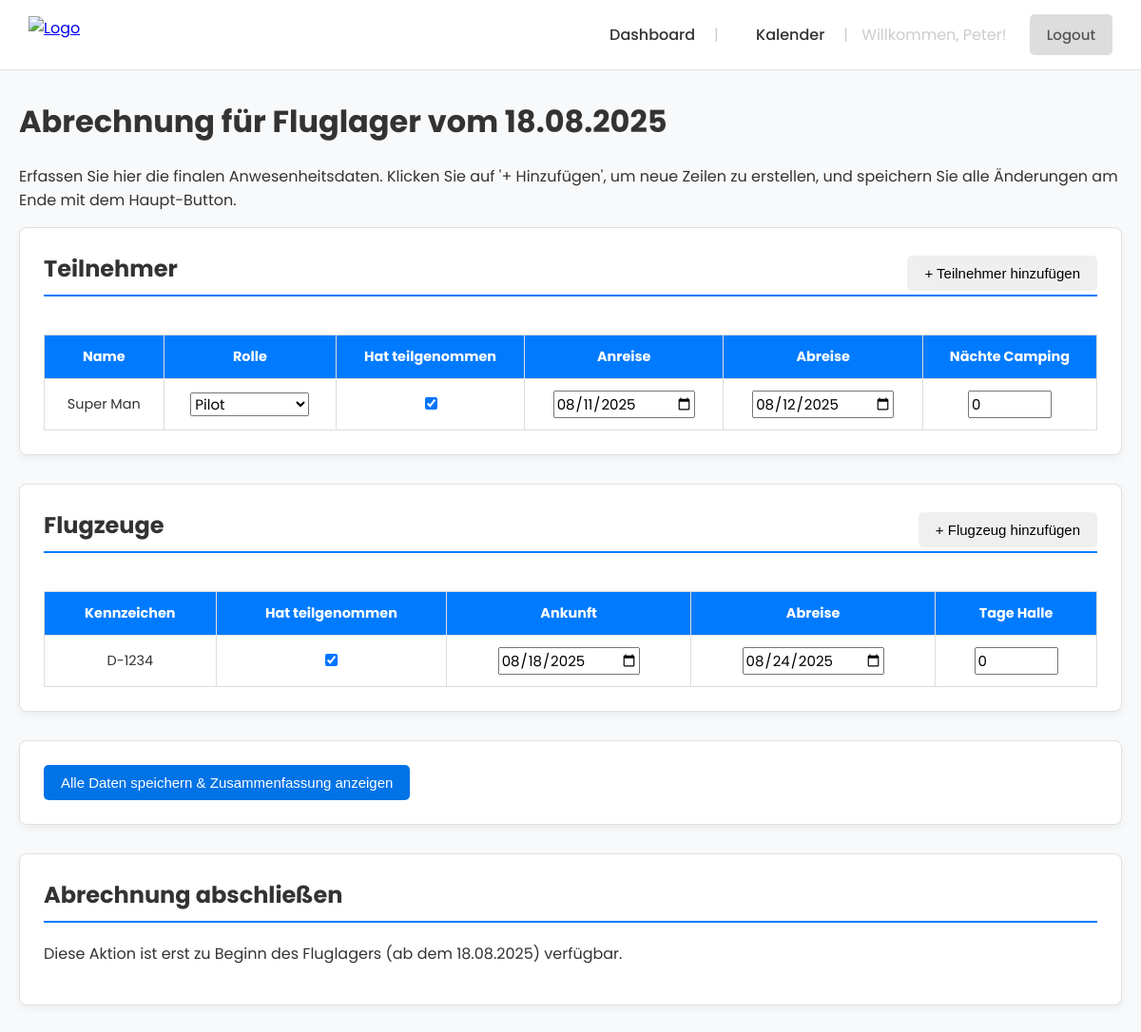
Page /abrechnung.php?id=9 (signed in) on the committed database.
### tables this page shows
CREATE TABLE `fluglager` (
  `id` int(11) NOT NULL AUTO_INCREMENT,
  `user_id` int(11) NOT NULL,
  `startdatum` date NOT NULL,
  `enddatum` date NOT NULL,
  `exklusiv` tinyint(1) DEFAULT 0,
  `status` enum('in_planung','eingereicht','bestaetigt','abgelehnt','abrechnung_gesendet','fertig_abgerechnet') DEFAULT 'in_planung',
  `kommentar_admin` text DEFAULT NULL,
  `erstellt_am` timestamp NULL DEFAULT current_timestamp(),
  `geaendert_am` timestamp NULL DEFAULT current_timestamp() ON UPDATE current_timestamp(),
  `ansprechpartner_vorname` varchar(255) DEFAULT NULL,
  `ansprechpartner_nachname` varchar(255) DEFAULT NULL,
  `ansprechpartner_email` varchar(255) DEFAULT NULL,
  `ansprechpartner_telefon` varchar(255) DEFAULT NULL,
  `hinweise_an_admin` text DEFAULT NULL,
  `anzahlung_bezahlt` tinyint(1) NOT NULL DEFAULT 0,
  `abrechnung_gesendet` tinyint(1) NOT NULL DEFAULT 0,
  `anzahlung_bezahlt_am` datetime DEFAULT NULL,
  PRIMARY KEY (`id`),
  KEY `user_id` (`user_id`),
  CONSTRAINT `fluglager_ibfk_1` FOREIGN KEY (`user_id`) REFERENCES `users` (`id`) ON DELETE CASCADE
);

CREATE TABLE `teilnehmer` (
  `id` int(11) NOT NULL AUTO_INCREMENT,
  `fluglager_id` int(11) NOT NULL,
  `vorname` varchar(255) NOT NULL,
  `nachname` varchar(255) NOT NULL,
  `geburtsdatum` date DEFAULT NULL,
  `telefon` varchar(50) DEFAULT NULL,
  `email` varchar(255) DEFAULT NULL,
  `camping` tinyint(1) NOT NULL DEFAULT 0,
  `rolle` enum('Pilot','Flugschüler','Begleitperson') DEFAULT NULL,
  `vereinsflieger_nr` varchar(100) DEFAULT NULL,
  `aufenthalt_von` date DEFAULT NULL,
  `aufenthalt_bis` date DEFAULT NULL,
  `hat_teilgenommen` tinyint(1) NOT NULL DEFAULT 1,
  `abrechnung_naechte_camping` int(11) DEFAULT 0,
  PRIMARY KEY (`id`),
  KEY `fluglager_id` (`fluglager_id`),
  CONSTRAINT `teilnehmer_ibfk_1` FOREIGN KEY (`fluglager_id`) REFERENCES `fluglager` (`id`) ON DELETE CASCADE
);

CREATE TABLE `flugzeuge` (
  `id` int(11) NOT NULL AUTO_INCREMENT,
  `fluglager_id` int(11) NOT NULL,
  `typ` varchar(255) NOT NULL,
  `kennzeichen` varchar(100) NOT NULL,
  `muster` varchar(255) DEFAULT NULL,
  `flarm_id` varchar(100) DEFAULT NULL,
  `spot` varchar(100) DEFAULT NULL,
  `pilot_id` int(11) DEFAULT NULL,
  `abrechnung_anreise` date DEFAULT NULL,
  `abrechnung_abreise` date DEFAULT NULL,
  `abrechnung_tage_halle` int(11) NOT NULL DEFAULT 0,
  `abrechnung_tage_werkstatt` int(11) NOT NULL DEFAULT 0,
  `hat_teilgenommen` tinyint(1) NOT NULL DEFAULT 1,
  PRIMARY KEY (`id`),
  KEY `fluglager_id` (`fluglager_id`),
  KEY `fk_flugzeug_pilot` (`pilot_id`),
  CONSTRAINT `fk_flugzeug_pilot` FOREIGN KEY (`pilot_id`) REFERENCES `teilnehmer` (`id`) ON DELETE SET NULL,
  CONSTRAINT `flugzeuge_ibfk_1` FOREIGN KEY (`fluglager_id`) REFERENCES `fluglager` (`id`) ON DELETE CASCADE
);

### abrechnung.php (the view, shortened to what this page needs)
<?php
$user_id = $_SESSION['user_id'];
$user_vorname = $_SESSION['user_vorname'] ?? 'User';
$lager_id = $_GET['id'];
$db = new Database();
$conn = $db->getConnection();
$stmt = $conn->prepare("SELECT * FROM fluglager WHERE id = ? AND user_id = ?");
$stmt->bind_param('ii', $lager_id, $user_id);
$stmt->execute();
$result = $stmt->get_result();
$lager = $result->fetch_assoc();
$teilnehmer = $conn->query("SELECT * FROM teilnehmer WHERE fluglager_id = $lager_id ORDER BY id ASC")->fetch_all(MYSQLI_ASSOC);
$flugzeuge = $conn->query("SELECT * FROM flugzeuge WHERE fluglager_id = $lager_id ORDER BY id ASC")->fetch_all(MYSQLI_ASSOC);
$startDate = new DateTime($lager['startdatum']);
$startDate->setTime(0,0,0);
$now = new DateTime("now", new DateTimeZone('Europe/Berlin'));
$now->setTime(0,0,0);
$isCampActive = ($now >= $startDate);
?>
<!DOCTYPE html>
<html lang="de">
<head>
    <link rel="stylesheet" href="styles.css?v=2.2">
    <link rel="stylesheet" href="https://cdnjs.cloudflare.com/ajax/libs/font-awesome/6.5.2/css/all.min.css">
</head>
<body class="app-body">
    <header class="app-header">
        <div class="logo"><a href="dashboard.php"><img src="pics/logo.png" alt="Logo"></a></div>
        <nav class="app-header-nav">
            <a href="dashboard.php">Dashboard</a><span>|</span>
            <a href="calendar.php">Kalender</a><span>|</span>
            <span>Willkommen, <?php echo htmlspecialchars($user_vorname); ?>!</span>
            <a href="logout.php" class="btn btn-grey">Logout</a>
        </nav>
    </header>
    <div class="app-container">
        <h1>Abrechnung für Fluglager vom <?php echo date('d.m.Y', strtotime($lager['startdatum'])); ?></h1>
        <p>Erfassen Sie hier die finalen Anwesenheitsdaten. Klicken Sie auf '+ Hinzufügen', um neue Zeilen zu erstellen, und speichern Sie alle Änderungen am Ende mit dem Haupt-Button.</p>
        <form action="handle_final_billing.php" method="post">
            <div class="section">
                <div class="section-header">
                    <h3>Teilnehmer</h3>
                    <button type="button" onclick="addNewRow('participant-table-body', 'participant-template-row')" class="btn">+ Teilnehmer hinzufügen</button>
                </div>
                <div style="overflow-x: auto;">
                    <table class="styled-table">
                        <thead>
                            <tr><th>Name</th><th>Rolle</th><th style="text-align: center;">Hat teilgenommen</th><th>Anreise</th><th>Abreise</th><th>Nächte Camping</th></tr>
                        </thead>
                        <tbody id="participant-table-body">
                            <?php
                            $rollen = ['Pilot', 'Flugschüler', 'Begleitperson'];
                            foreach ($teilnehmer as $person):
                            ?>
                            <tr>
                                <td><?php echo htmlspecialchars($person['vorname'] . ' ' . $person['nachname']); ?></td>
                                <td>
                                    <select name="teilnehmer[<?php echo $person['id']; ?>][rolle]">
                                        <?php foreach($rollen as $rolle): ?>
                                            <option value="<?php echo $rolle; ?>" <?php if($person['rolle'] == $rolle) echo 'selected'; ?>><?php echo $rolle; ?></option>
                                        <?php endforeach; ?>
                                    </select>
                                </td>
                                <td style="text-align: center;"><input type="checkbox" name="teilnehmer[<?php echo $person['id']; ?>][hat_teilgenommen]" value="1" <?php if ($person['hat_teilgenommen']) echo 'checked'; ?>></td>
                                <td><input type="date" name="teilnehmer[<?php echo $person['id']; ?>][anreise]" value="<?php echo htmlspecialchars($person['aufenthalt_von'] ?? $lager['startdatum']); ?>"></td>
                                <td><input type="date" name="teilnehmer[<?php echo $person['id']; ?>][abreise]" value="<?php echo htmlspecialchars($person['aufenthalt_bis'] ?? $lager['enddatum']); ?>"></td>
                                <td><input type="number" name="teilnehmer[<?php echo $person['id']; ?>][naechte_camping]" value="<?php echo htmlspecialchars($person['abrechnung_naechte_camping']); ?>" min="0" style="width: 80px;"></td>
                            </tr>
                            <?php endforeach; ?>
                        </tbody>
                    </table>
                </div>
            </div>
            <div class="section">
                <div class="section-header">
                    <h3>Flugzeuge</h3>
                    <button type="button" onclick="addNewRow('aircraft-table-body', 'aircraft-template-row')" class="btn">+ Flugzeug hinzufügen</button>
                </div>
                <div style="overflow-x: auto;">
                    <table class="styled-table">
                        <thead><tr><th>Kennzeichen</th><th style="text-align: center;">Hat teilgenommen</th><th>Ankunft</th><th>Abreise</th><th>Tage Halle</th></tr></thead>
                        <tbody id="aircraft-table-body">
                            <?php foreach ($flugzeuge as $flugzeug): ?>
                            <tr>
                                <td><?php echo htmlspecialchars($flugzeug['kennzeichen']); ?></td>
                                <td style="text-align: center;"><input type="checkbox" name="flugzeuge[<?php echo $flugzeug['id']; ?>][hat_teilgenommen]" value="1" <?php if ($flugzeug['hat_teilgenommen']) echo 'checked'; ?>></td>
                                <td><input type="date" name="flugzeuge[<?php echo $flugzeug['id']; ?>][anreise]" value="<?php echo htmlspecialchars($flugzeug['abrechnung_anreise'] ?? $lager['startdatum']); ?>"></td>
                                <td><input type="date" name="flugzeuge[<?php echo $flugzeug['id']; ?>][abreise]" value="<?php echo htmlspecialchars($flugzeug['abrechnung_abreise'] ?? $lager['enddatum']); ?>"></td>
                                <td><input type="number" name="flugzeuge[<?php echo $flugzeug['id']; ?>][tage_halle]" value="<?php echo htmlspecialchars($flugzeug['abrechnung_tage_halle']); ?>" min="0" style="width: 80px;"></td>
                            </tr>
                            <?php endforeach; ?>
                        </tbody>
                    </table>
                </div>
            </div>
            <div class="section">
                <button type="submit" name="action" value="save_and_summarize" class="btn btn-primary">Alle Daten speichern & Zusammenfassung anzeigen</button>
            </div>
        </form>
        <div class="section">
            <h3>Abrechnung abschließen</h3>
            <?php if ($lager['abrechnung_gesendet']): ?>
                 <p class="message-info"><i class="fa-solid fa-check-circle"></i> Die Abrechnung wurde bereits an die Verwaltung gesendet.</p>
            <?php else: ?>
                <p>Diese Aktion ist erst zu Beginn des Fluglagers (ab dem <?php echo $startDate->format('d.m.Y'); ?>) verfügbar.</p>
            <?php endif; ?>
        </div>
    </div>
</body>
</html>

### styles.css (style rules this page uses)
.app-body { font-family: 'Poppins', sans-serif; margin: 0; background-color: #f8f9fa; color: #333; }
.app-header { background-color: #fff; padding: 15px 30px; border-bottom: 1px solid #dee2e6; display: flex; justify-content: space-between; align-items: center; position: sticky; top: 0; z-index: 1000; }
.app-header .logo img { height: 40px; display: block; }
.app-header-nav a { margin-left: 15px; text-decoration: none; color: #555; font-weight: 500; }
.app-container { max-width: 1350px; margin: 30px auto; padding: 0 20px; }
.section { background-color: #fff; padding: 25px; border-radius: 8px; box-shadow: 0 4px 12px rgba(0, 0, 0, 0.05); margin-bottom: 30px; }
.section h3 { margin-top: 0; border-bottom: 1px solid #eee; padding-bottom: 10px; margin-bottom: 20px; }
input[type="text"], input[type="email"], input[type="password"], input[type="date"], input[type="tel"], input[type="number"], select, textarea { font-family: 'Poppins', sans-serif; font-size: 15px; }
.styled-table th, .styled-table td { padding-left: 8px; padding-right: 8px; padding-top: 12px; padding-bottom: 12px; }
.btn { padding: 10px 18px; font-size: 15px; font-weight: 500; border: none; border-radius: 5px; cursor: pointer; text-decoration: none; display: inline-block; text-align: center; transition: background-color 0.2s ease-in-out, transform 0.1s ease, box-shadow 0.2s ease; }
.btn-primary { background-color: #0073e6; color: white; }
.btn-grey { background-color: #dddddd; color: white; }
.styled-table { width: 100%; border-collapse: collapse; margin-top: 20px; font-size: 0.9em; box-shadow: 0 0 10px rgba(0, 0, 0, 0.05); }
.styled-table th, .styled-table td { border: 1px solid #ddd; padding: 12px 15px; text-align: center; vertical-align: middle; }
.styled-table thead th { background-color: #007bff; color: #ffffff; font-weight: bold; }
.section { background-color: #ffffff; border: 1px solid #e0e0e0; border-radius: 8px; padding: 25px; margin-bottom: 30px; box-shadow: 0 4px 8px rgba(0, 0, 0, 0.05); }
.section h3 { font-size: 1.5em; color: #333; border-bottom: 2px solid #007bff; padding-bottom: 10px; margin-top: 0; margin-bottom: 20px; }
.app-header-nav a:not(.btn) { color: #333; text-decoration: none; padding: 8px 15px; border-radius: 6px; font-weight: 500; transition: background-color 0.2s ease-in-out, color 0.2s ease-in-out; }
.app-header-nav span { color: #ccc; margin: 0 5px; }
.section-header { display: flex; justify-content: space-between; align-items: center; border-bottom: 2px solid #007bff; margin-bottom: 20px; }
.section-header h3 { margin: 0; padding-bottom: 10px; border-bottom: none; }

### rows in the picture
fluglager: startdatum "18.08.2025"
teilnehmer: vorname+nachname "Super Man", rolle+id "Pilot", hat_teilgenommen "☑", aufenthalt_von "08/11/2025", aufenthalt_bis "08/12/2025", abrechnung_naechte_camping "0"
flugzeuge: kennzeichen "D-1234", hat_teilgenommen "☑", abrechnung_anreise.startdatum "08/18/2025", abrechnung_abreise.enddatum "08/24/2025", abrechnung_tage_halle "0"

### other values in the picture
$user_vorname "Peter"
